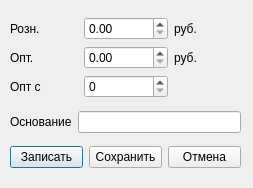
<?xml version="1.0" encoding="UTF-8"?>
<ui version="4.0">
 <class>WhitePricesEditor</class>
 <widget class="QDialog" name="WhitePricesEditor">
  <property name="geometry">
   <rect>
    <x>0</x>
    <y>0</y>
    <width>253</width>
    <height>188</height>
   </rect>
  </property>
  <property name="windowTitle">
   <string>Dialog</string>
  </property>
  <widget class="QWidget" name="">
   <property name="geometry">
    <rect>
     <x>10</x>
     <y>10</y>
     <width>231</width>
     <height>167</height>
    </rect>
   </property>
   <layout class="QVBoxLayout" name="main_layout">
    <item>
     <layout class="QGridLayout" name="grid_layout">
      <item row="0" column="0">
       <widget class="QLabel" name="retail_label">
        <property name="text">
         <string>Розн.</string>
        </property>
       </widget>
      </item>
      <item row="0" column="1">
       <widget class="QDoubleSpinBox" name="retail_spinbox">
        <property name="maximum">
         <double>1000000.000000000000000</double>
        </property>
       </widget>
      </item>
      <item row="0" column="2">
       <widget class="QLabel" name="rub1_label">
        <property name="text">
         <string>руб.</string>
        </property>
       </widget>
      </item>
      <item row="1" column="0">
       <widget class="QLabel" name="whole_label">
        <property name="text">
         <string>Опт.</string>
        </property>
       </widget>
      </item>
      <item row="1" column="1">
       <widget class="QDoubleSpinBox" name="whole_spinbox">
        <property name="maximum">
         <double>1000000.000000000000000</double>
        </property>
       </widget>
      </item>
      <item row="1" column="2">
       <widget class="QLabel" name="rub2_label">
        <property name="text">
         <string>руб.</string>
        </property>
       </widget>
      </item>
      <item row="2" column="0">
       <widget class="QLabel" name="whole_begin_label">
        <property name="text">
         <string>Опт с</string>
        </property>
       </widget>
      </item>
      <item row="2" column="2">
       <widget class="QLabel" name="unit_label">
        <property name="text">
         <string/>
        </property>
       </widget>
      </item>
      <item row="2" column="1">
       <widget class="QSpinBox" name="begin_spinbox"/>
      </item>
     </layout>
    </item>
    <item>
     <layout class="QHBoxLayout" name="reason_layout">
      <item>
       <widget class="QLabel" name="reason_label">
        <property name="text">
         <string>Основание</string>
        </property>
       </widget>
      </item>
      <item>
       <widget class="QLineEdit" name="reason_edit"/>
      </item>
     </layout>
    </item>
    <item>
     <layout class="QHBoxLayout" name="buttons_layout">
      <item>
       <widget class="QPushButton" name="apply_button">
        <property name="text">
         <string>Записать</string>
        </property>
       </widget>
      </item>
      <item>
       <widget class="QPushButton" name="save_button">
        <property name="text">
         <string>Сохранить</string>
        </property>
       </widget>
      </item>
      <item>
       <widget class="QPushButton" name="cancel_button">
        <property name="text">
         <string>Отмена</string>
        </property>
       </widget>
      </item>
     </layout>
    </item>
   </layout>
  </widget>
 </widget>
 <resources/>
 <connections/>
</ui>
